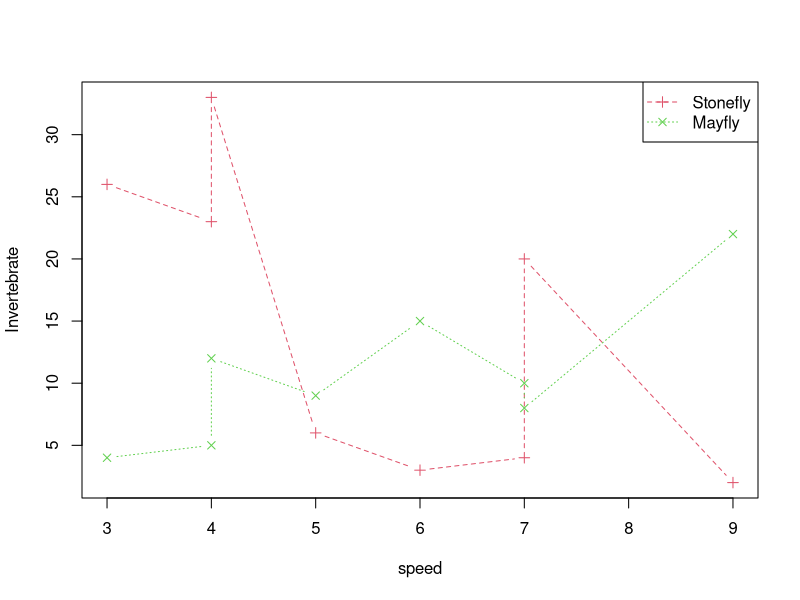

Source code (R):
#Matplot
sfly<-c(26,23,33,6,3,4,20,2)
mfly<-c(4,5,12,9,15,10,8,22)
speed<-c(3,4,4,5,6,7,7,9)
ivert<-cbind(sfly,mfly)
dim(ivert)
spd<-cbind(speed)
spd
dim(spd)
ivert
matplot(spd,ivert,type='b',pch=3:4,col=2:3,lty=2:3,xlab='speed',ylab = 'Invertebrate')
legend(x='topright',legend=c('Stonefly','Mayfly'),col=2:3,pch=3:4,lty=2:3)
